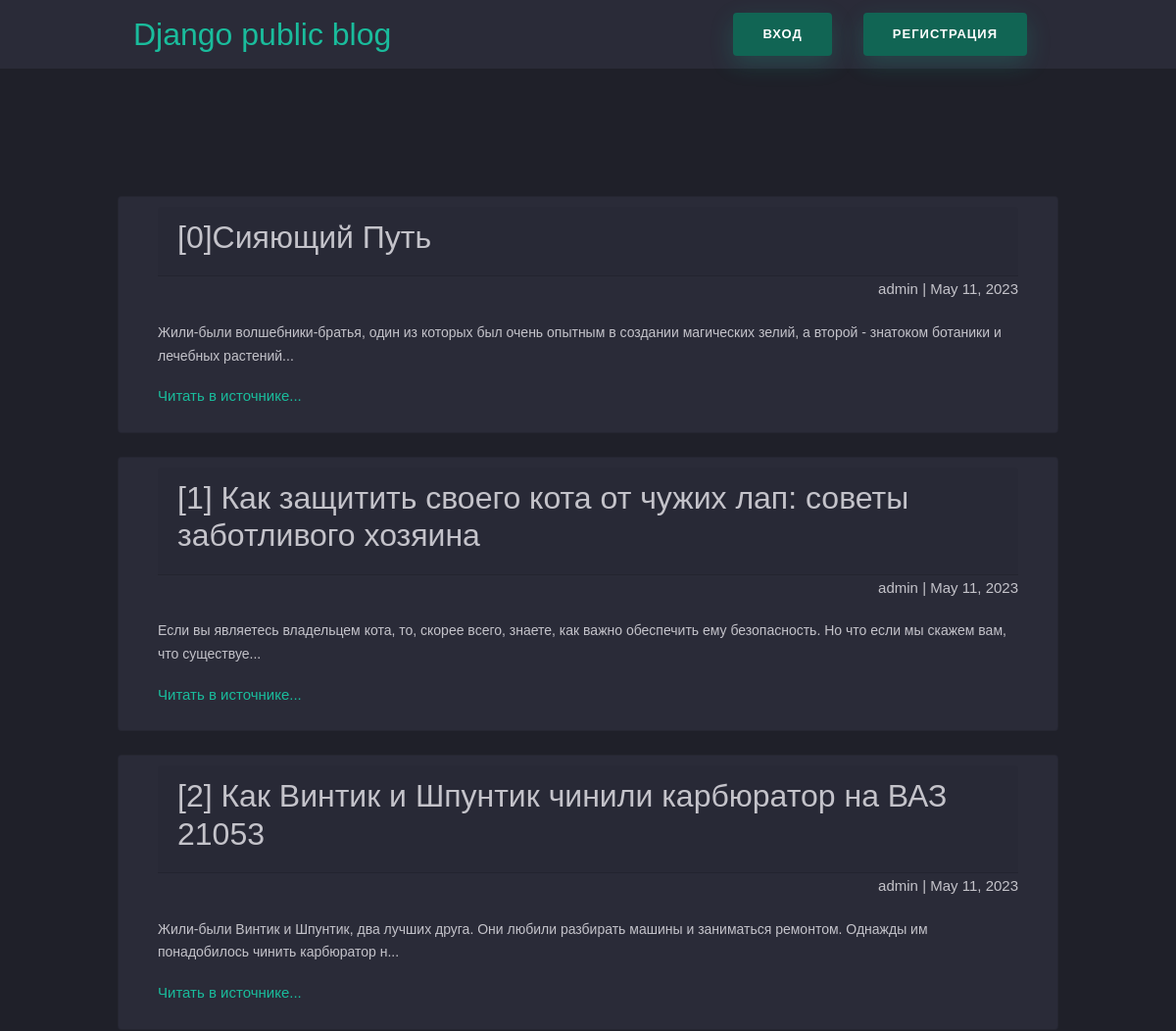
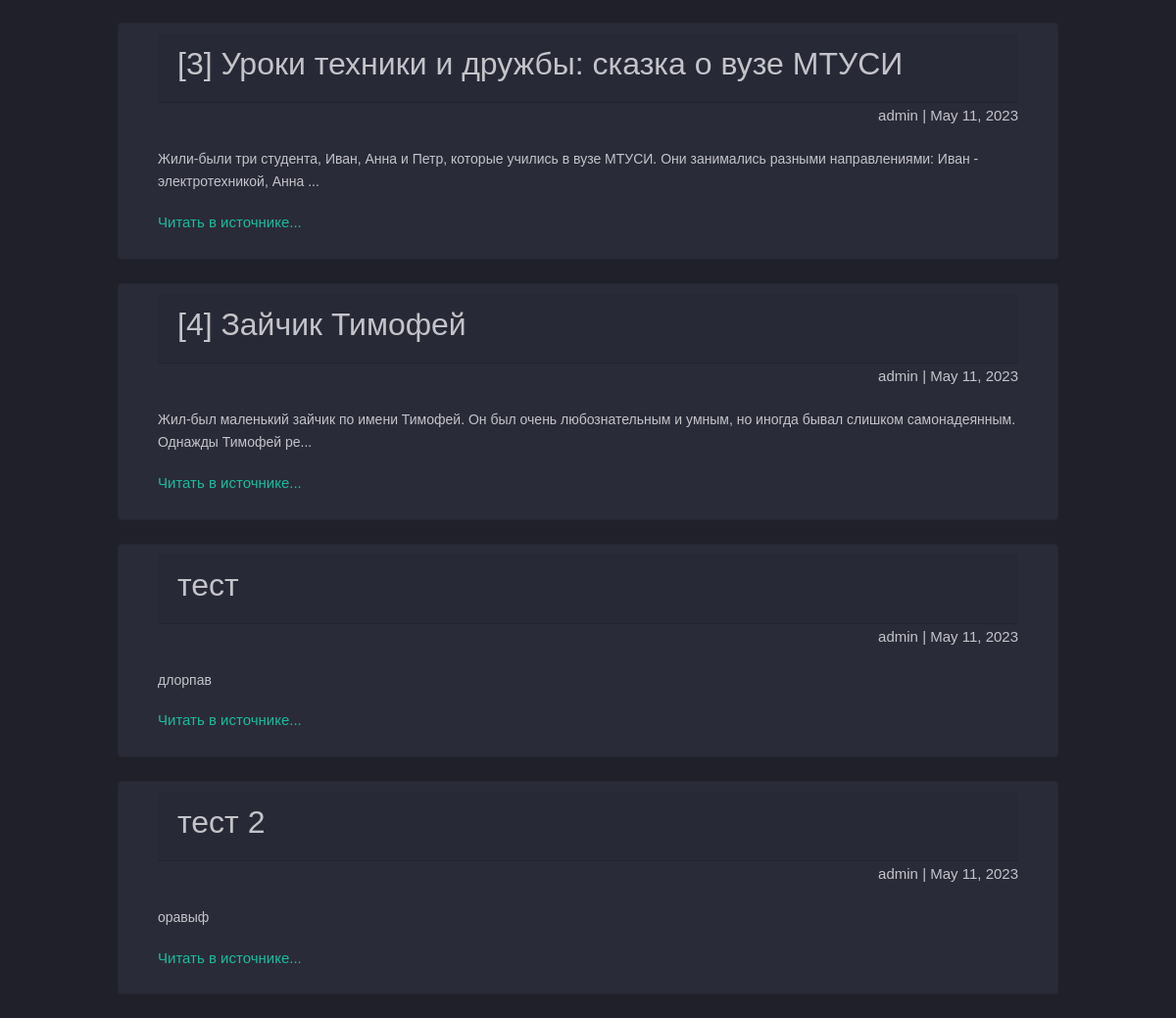
The page / on the database its author committed (2 pictures, top to bottom).
### articles2/models.py (models this page shows, shortened)
class Article(models.Model):
    title = models.CharField(max_length=200)
    author = models.ForeignKey(User, on_delete=models.CASCADE)
    text = models.TextField()
    created_date = models.DateField(auto_now_add=True)
    def get_excerpt(self):
        return self.text[:140] + "..." if len(self.text) > 140 else self.text

### articles2/views.py (the view)
# urls.py: path('', views.archive, name='archive'),
def archive(request):
	return render(request, 'archive.html', {"posts": Article.objects.all()})

### articles2/templates/archive.html (shortened to what this page needs)
<head>
    <link rel="stylesheet" href="https://cdn.jsdelivr.net/npm/bootstrap@4.3.1/dist/css/bootstrap.min.css">
</head>
<body>
	<div class="nav-wrapper">
	<nav class="navbar navbar-dark justify-content-between my-auto">
		<a href="/">Django public blog</a>
		{% if request.user.is_authenticated %}
		<div class="d-flex my-auto">
			<p class="my-auto username-label">Пользователь: {{ user.username }}</p>
			<a href="/logout"><button class="btn btn-outline-success mx-3">Выйти</button></a>
			<a href="/article/new"><button class="btn btn-outline-success mx-3">Написать статью</button></a>
		</div>
		{% else %}
		<div class="d-flex my-auto">
			<a href="/login"><button class="btn mx-3">Вход</button></a>
			<a href="register"><button class="btn btn-outline-success mx-3" type="submit">Регистрация</button></a>
		</div>
		{% endif %}
	  </nav>
	</div>
	<div class="archive">
		{% for post in posts %}
		<div class="card mb-4 pb-4">
				<div class="card-header">
					<h2 class="post-title">{{ post.title }}</h2>
				</div>
				<div class="article-info">
					<span>{{ post.author.username }}</span>   |   <span>{{ post.created_date }}</span>
				</div>
				<p class="article-text">{{ post.get_excerpt }}</p>
				{% with post.id|stringformat:"s" as postid %}
					{% with "/article/"|add:postid as postslug %}
					<a href='{{ postslug }}'>Читать в источнике...</a>
					{% endwith %}
				{% endwith %}
		</div>
		{% endfor %}
	</div>
	</body>

### articles2/templates/archive.html (style rules this page uses)
nav > a { font-size: xx-large; }
.article-info, nav { margin-right: 0; margin-left: auto; margin-bottom: 20px; }
.card { background-color: #2a2b38; padding: 10px 40px; }
.nav-wrapper { background-color: #2a2b38; position: fixed; width: 100%; z-index: 100; border-bottom: #1f2029 solid 10px; }
.btn { border-radius: 4px; height: 44px; font-size: 13px; font-weight: 600; text-transform: uppercase; -webkit-transition: all 200ms linear; transition: all 200ms linear; padding: 0 30px; letter-spacing: 1px; display: -webkit-inline-flex; display: -ms-inline-flexbox; display: inline-flex; -webkit-align-items: center; -moz-align-items: center; -ms-align-items: center; align-items: center; -webkit-justify-content: center; -moz-justify-content: center; -ms-justify-content: center; justify-content: center; -ms-flex-pack: center; text-align: center; border: none; background-color: #116554; color: #ffffff; box-shadow: 0 8px 24px 0 #1abc9c33; }
body { font-family: 'Poppins', sans-serif; font-weight: 300; font-size: 15px; line-height: 1.7; color: #c4c3ca; background-color: #1f2029; overflow-x: hidden; }
a { cursor: pointer; transition: all 200ms linear; color: #1abc9c; text-decoration: none; }
p { font-weight: 500; font-size: 14px; line-height: 1.7; }
.archive, nav { width: 960px; margin-left: auto; margin-right: auto; }
.archive { padding-top: 200px; }

### rows shown on the page
Article: title "[0]Сияющий Путь", author.username "admin", created_date "May 11, 2023", get_excerpt "Жили-были волшебники-братья, один из которых был очень опытным в создании магических зелий, а второй - знатоком ботаники и лечебных растений..."
Article: title "[1] Как защитить своего кота от чужих лап: советы заботливого хозяина", author.username "admin", created_date "May 11, 2023", get_excerpt "Если вы являетесь владельцем кота, то, скорее всего, знаете, как важно обеспечить ему безопасность. Но что если мы скажем вам, что существуе..."
Article: title "[2] Как Винтик и Шпунтик чинили карбюратор на ВАЗ 21053", author.username "admin", created_date "May 11, 2023", get_excerpt "Жили-были Винтик и Шпунтик, два лучших друга. Они любили разбирать машины и заниматься ремонтом. Однажды им понадобилось чинить карбюратор н..."
Article: title "[3] Уроки техники и дружбы: сказка о вузе МТУСИ", author.username "admin", created_date "May 11, 2023", get_excerpt "Жили-были три студента, Иван, Анна и Петр, которые учились в вузе МТУСИ. Они занимались разными направлениями: Иван - электротехникой, Анна ..."
Article: title "[4] Зайчик Тимофей", author.username "admin", created_date "May 11, 2023", get_excerpt "Жил-был маленький зайчик по имени Тимофей. Он был очень любознательным и умным, но иногда бывал слишком самонадеянным. Однажды Тимофей ре..."
Article: title "тест", author.username "admin", created_date "May 11, 2023", get_excerpt "длорпав"
Article: title "тест 2", author.username "admin", created_date "May 11, 2023", get_excerpt "оравыф"
